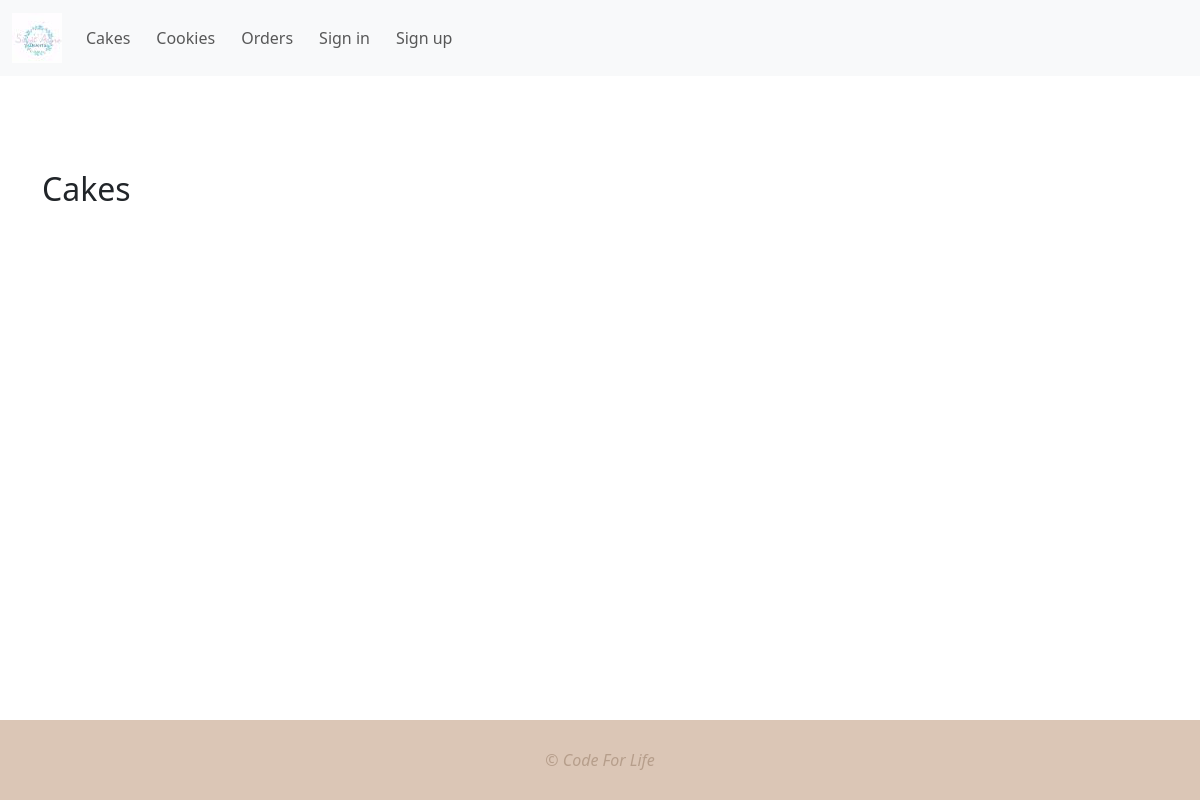
/cakes/, run on an earlier commit of the app's database.
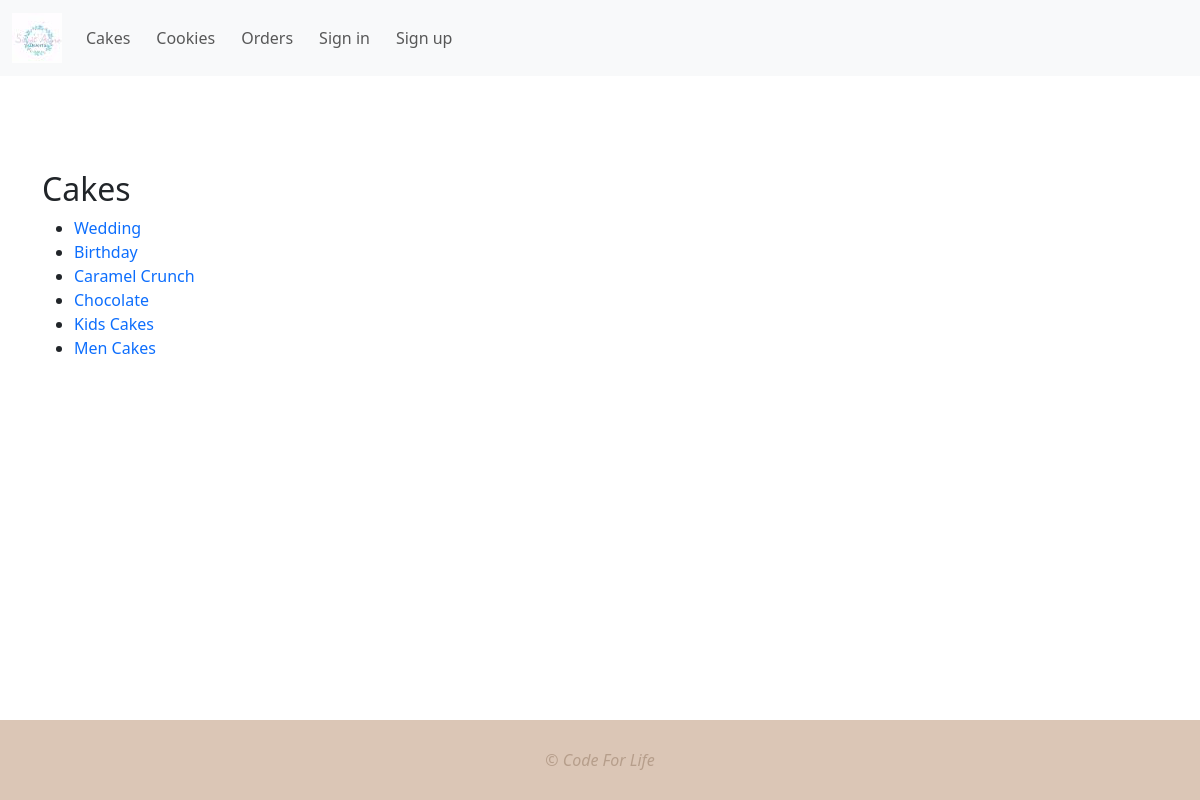
And on a later commit of the database.
### desserts/models.py (models this page shows, shortened)
class Option(models.Model):
    name = models.CharField(max_length=200, blank=True, null=True)
    class Meta:
        verbose_name = "Option"
        verbose_name_plural = "Options"

### desserts/views.py (the view)
# urls.py: path("cakes/", views.cakes, name="cakes"),
def cakes(request):
    cakes_ = Option.objects.all()
    return render(request, "desserts/cakes.html", {"cakes": cakes_})

### desserts/templates/desserts/cakes.html (shortened to what this page needs)
{% extends "desserts/base.html" %}
{% load static %}
{% block content %}
<h2>Cakes</h2>
<ul>
      {% for cake in cakes %}
    <li><a href="{% url 'cake_details' cake.id %}">{{ cake.name }} </a></li>
          {% endfor %}
        </ul>
{% endblock content %}

### desserts/templates/desserts/base.html (shortened to what this page needs)
<!doctype html>
{% load static %}
<html lang="en">
  <head>
    <link rel="stylesheet" href="{% static 'desserts/css/main.css' %}" />
    <link
      href="https://cdn.jsdelivr.net/npm/bootstrap@5.3.3/dist/css/bootstrap.min.css"
      rel="stylesheet"
    />
  </head>
  <body>
    <nav class="navbar navbar-expand-lg bg-body-tertiary" data-bs-theme="#b69e8b">
      <div class="container-fluid">
        <a class="navbar-brand" href="{% url 'index' %}">
          <img src="{% static 'desserts/img/desserts_logo.png' %}" alt="Sweet Adore Desserts Logo" width="50" height="50" />
        </a>
        <div class="collapse navbar-collapse" id="navbarNav">
          <ul class="navbar-nav">
    <li class="nav-item">
        <a class="nav-link" href="{% url 'cakes' %}">Cakes</a>
    </li>
    <li class="nav-item">
       <a class="nav-link" href="{% url 'cookies' %}">Cookies</a>
           </li>
   <li class="nav-item">
            <a class="nav-link" href="{% url 'orders' %}">Orders</a>
           </li>
             {% if user.is_authenticated %}
              <li class="nav-item">
                <a class="nav-link" href="#">My orders</a>
              </li>
          <li class="nav-item">
                <a class="nav-link" href="{% url 'create_order' %}">Create Order</a>
              </li>
              <li class="nav-item">
                <form method="post" action="{% url 'logout' %}" style="display: inline;">
                  {% csrf_token %}
                  <button type="submit" class="nav-link btn btn-link">Sign out</button>
                </form>
              </li>
              <li class="nav-item">
                <a class="nav-link" href="#">
                  <svg
                    xmlns="http://www.w3.org/2000/svg"
                    width="25"
                    height="25"
                    fill="currentColor"
                    class="bi bi-person-circle"
                    viewBox="0 0 16 16"
                  >
                    <path d="M11 6a3 3 0 1 1-6 0 3 3 0 0 1 6 0z"></path>
                    <path
                      fill-rule="evenodd"
                      d="M0 8a8 8 0 1 1 16 0A8 8 0 0 1 0 8zm8-7a7 7 0 0 0-5.468 11.37C3.242 11.226
                                         4.805 10 8 10s4.757 1.225 5.468 2.37A7 7 0 0 0 8 1z"
                    ></path>
                  </svg>
                  {{ user.get_username }}
                </a>
              </li>
            {% else %}
              <li class="nav-item">
                <a class="nav-link" href="{% url 'login' %}">Sign in</a>
              </li>
              <li class="nav-item">
                <a class="nav-link" href="{% url 'register' %}">Sign up</a>
              </li>
            {% endif %}
          </ul>
        </div>
      </div>
    </nav>
    <div class="container main-content" style="padding-top: 30px">
      {% block content %}
      {% endblock content %}
    </div>
    <footer>&copy; Code For Life</footer>
  </body>
</html>

### desserts/static/desserts/css/main.css (style rules this page uses)
html, body { height: 100%; margin: 0; display: flex; flex-direction: column; }
a { text-decoration: none !important; }
div.main-content { margin-top: 4rem; margin-bottom: 4rem; flex: 1; }
nav ul li { margin-right: 10px; }
footer { color: #b69e8b; background-color: #dbc6b6; min-height: 80px; display: flex; align-items: center; justify-content: center; font-style: italic; }

What changed in the data, as far as the page shows it:
added Option: name "Wedding"
added Option: name "Birthday"
added Option: name "Caramel Crunch"
added Option: name "Chocolate"
added Option: name "Kids Cakes"
added Option: name "Men Cakes"
